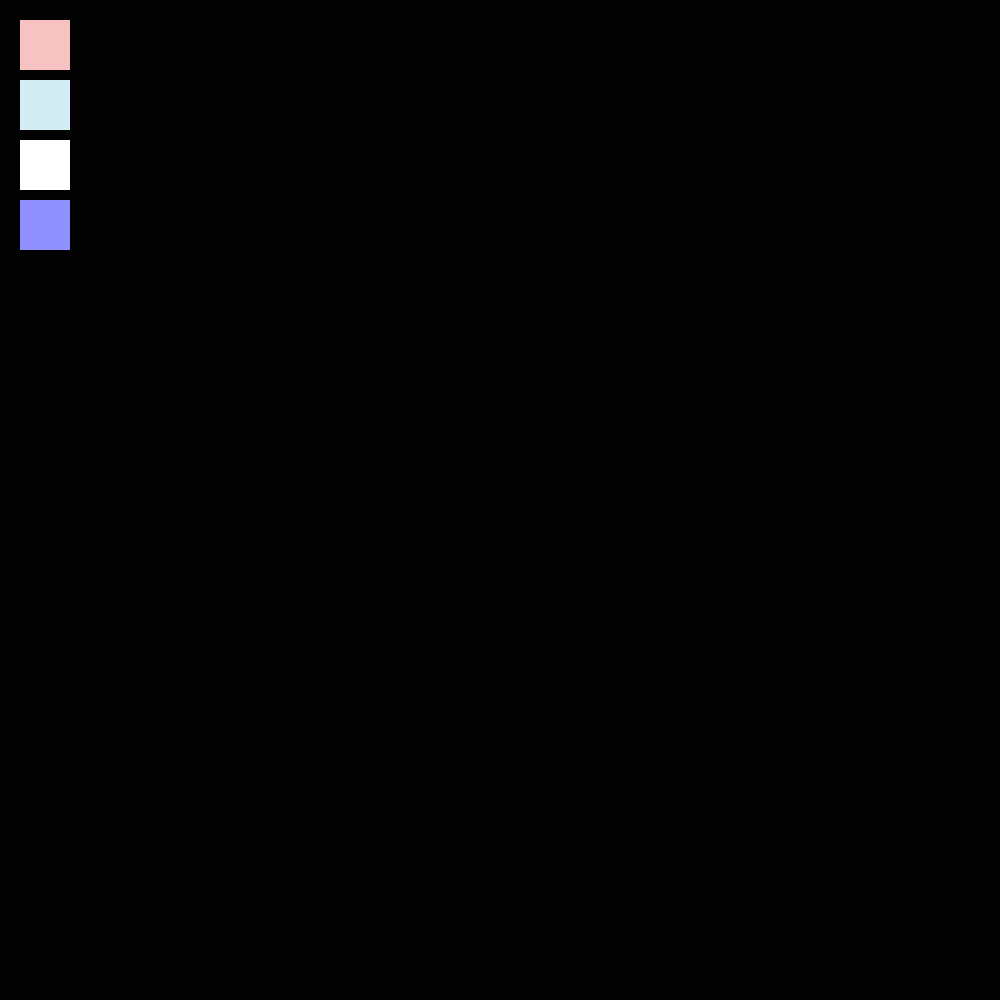
Frame 1 (no input)
Frame 60 (the mouse pressed at the canvas centre just before this capture): identical to frame 1, image omitted
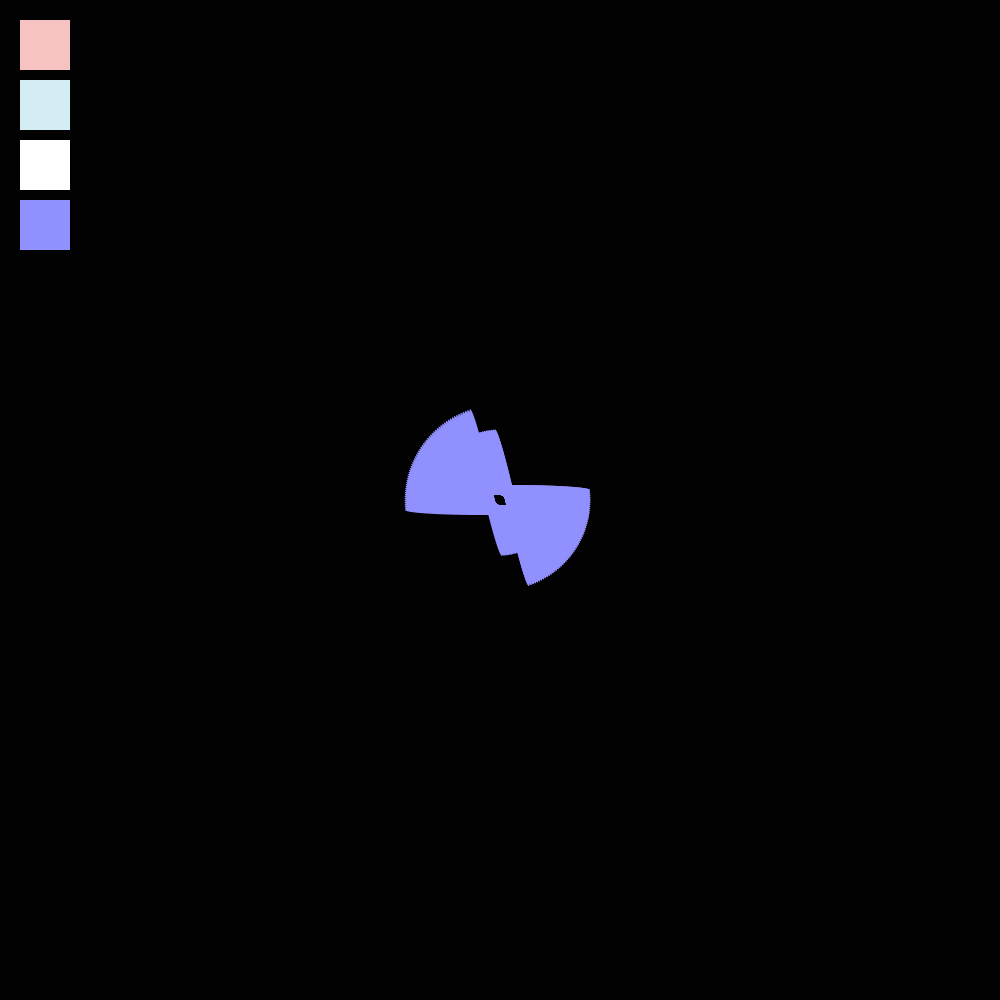
Frame 120 (the mouse held since frame 60 and released just before this capture)

The Processing sketch that drew these frames (run headless with seeded random() and noise(); from frame 60 on, the mouse is pressed at the canvas centre):

// Processing sketch: sketch_211107a
// ── sketch_211107a.pde
float angle= 0 ;
float aVelocity=0;
float aAcceleration =0.0001;

float prevMouseX=width/2;
float prevMouseY=height/2;
void setup(){
  size(1000,1000);
  background(2);
  noStroke();
  fill(#f6c2c2);
  rect(20,20, 50, 50);
  fill(#d4edf4);
  rect(20,80,50,50);
  fill(255);
  rect(20,140,50,50);
  fill(#9190FF);
  rect(20,200,50,50);
}

void draw() {
 
  
   if(mousePressed && mouseX>20 && mouseX<70 && mouseY>20 && mouseX<70)
 {stroke(#f6c2c2,70);
  if(mousePressed&&mouseX>80){ellipse(mouseX, mouseY,30,30);};
  noFill();}
   if(mousePressed && mouseX>20 && mouseX<70 && mouseY>80 && mouseX<130)
{stroke(#9ED4E3,70);}
 if(mousePressed && mouseX>20 && mouseX<70 && mouseY>140 && mouseY<190)
 {stroke(255,70);noFill();}
 if(mousePressed && mouseX>20 && mouseX<70 && mouseY>200 && mouseY<250)
 {stroke(#9190FF,40);}
if(mousePressed&&mouseX>80)
{  translate(mouseX,mouseY);
  rotate(angle);
  ellipse(-20,10,150,10);
  ellipse(10,-10,160,10);
  angle+= 0.01;
  ellipse(10,-10,160,10);
  angle +=0.01;
  aVelocity=aVelocity+aAcceleration;
  angle=angle+aVelocity;}
}
